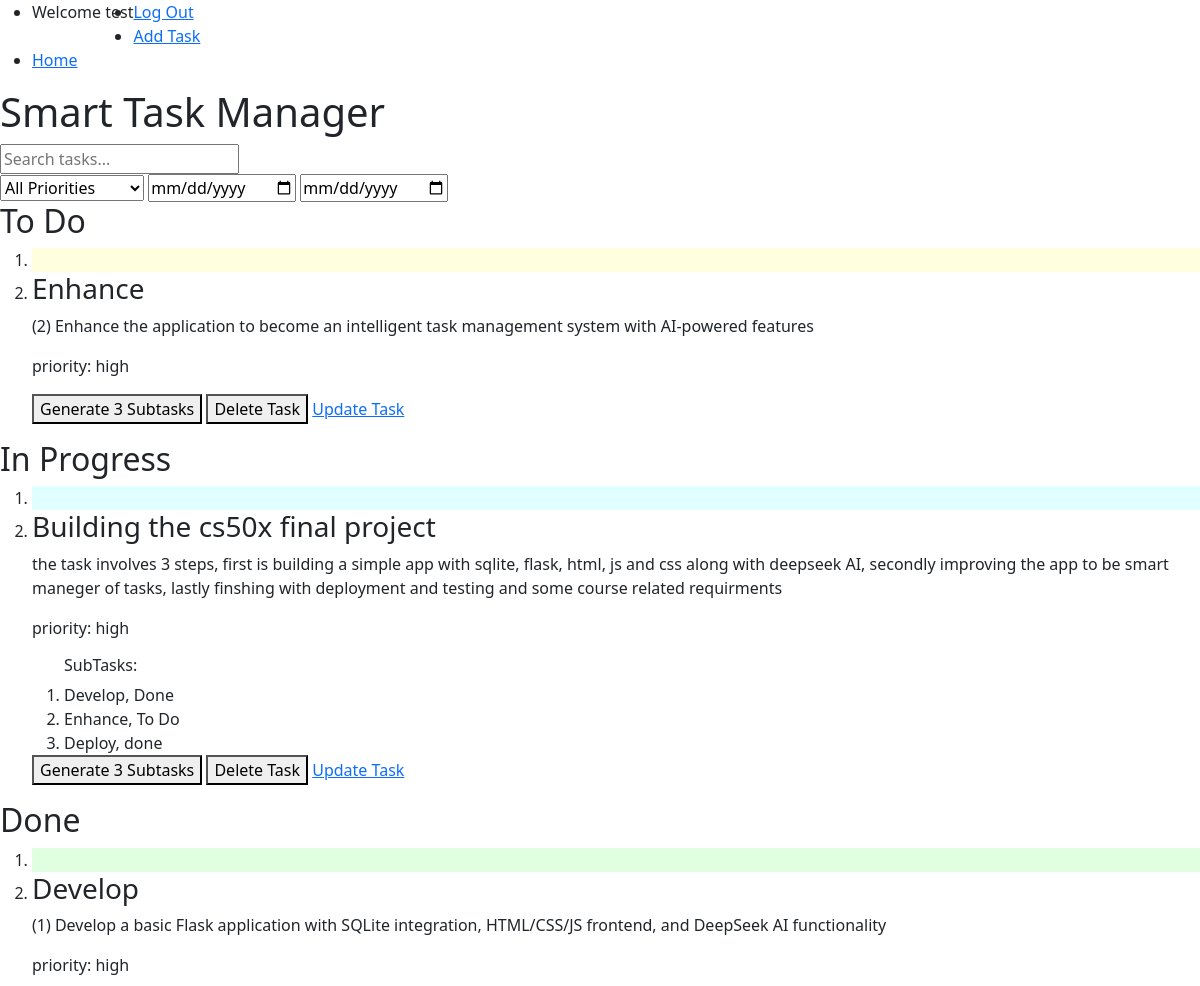
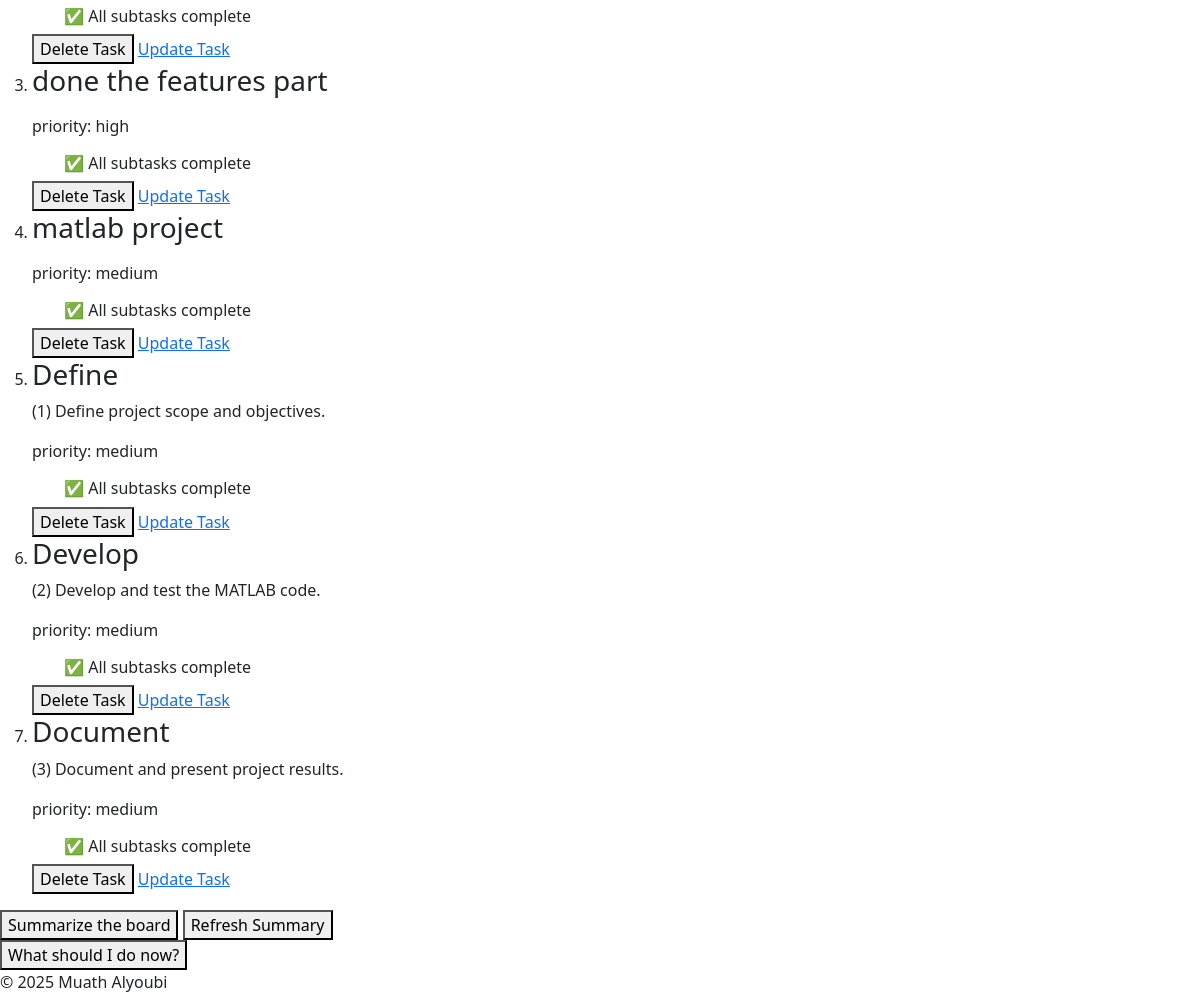
Screenshot of / (signed in) with the database file from the repository (2 pictures, top to bottom).
### tables this page shows
CREATE TABLE tasks(
                id INTEGER PRIMARY KEY AUTOINCREMENT NOT NULL,
                title TEXT NOT NULL,
                user_id INTEGER NOT NULL,
                description TEXT,
                status TEXT NOT NULL DEFAULT 'To Do',
                created_at TIMESTAMP DEFAULT CURRENT_TIMESTAMP, 
                priority TEXT NOT NULL, 
                due_date DATE, parent_id INTEGER DEFAULT NULL,  
                FOREIGN KEY (user_id) REFERENCES users(id) ON DELETE CASCADE
                );

### app.py (the view)
@app.route("/")
@login_required
def index():
    search = request.args.get("search", "").strip()
    priority = request.args.get("priority")
    start = request.args.get("start")
    end = request.args.get("end")
    parameters = [session["user_id"]]
    query = "SELECT * FROM tasks WHERE user_id = ? "
    if search:
        query += "AND (title LIKE ? OR description LIKE ?) "
        like_search = f"%{search}%"
        parameters.extend([like_search, like_search])
    if priority:
        query += "AND priority = ? "
        parameters.append(priority)
    if start and end:
        query += "AND due_date BETWEEN ? AND ? "
        parameters.extend([start, end])
    query += "ORDER BY CASE WHEN due_date IS NULL THEN 1 ELSE 0 END, due_date ASC"
    tasks = execute_filtered_query(query, parameters)
    subtasks = get_subtasks(session["user_id"])
    today, after_tommorow = get_date_deatails()
    return render_template("index.html", tasks=tasks, subtasks=subtasks, today=today, after_tommorow=after_tommorow)

### db.py (called while the page is built)
def get_db():
    if "db" not in g:
        g.db = sqlite3.connect(
            DATABASE,
            detect_types=sqlite3.PARSE_DECLTYPES,
            check_same_thread=False
        )
        g.db.row_factory = sqlite3.Row
    return g.db

def get_subtasks(user_id):
    db = get_db()
    return db.execute(
        "SELECT * FROM tasks WHERE user_id = ? AND parent_id IS NOT NULL ORDER BY parent_id",
        (user_id,)).fetchall()

def execute_filtered_query(query, parameters):
    db = get_db()
    return db.execute(query, parameters).fetchall()

### helpers.py (called while the page is built)
def login_required(f):
    @wraps(f)
    def decorated_function(*args, **kwargs):
        if session.get("user_id") is None:
            return redirect(url_for('login', next=request.url))
        return f(*args, **kwargs)
    return decorated_function

def get_date_deatails():
    today = date.today()
    after_tomorrow = today + timedelta(days=2)
    return today, after_tomorrow

### templates/index.html (shortened to what this page needs)
{% extends "layout.html" %}
{% block body %}
        <header>
            <h1>Smart Task Manager</h1>
        </header>
        <main>
            <input type="text" id ="search" placeholder="Search tasks...">
            <div id="filters">
                <select id="priority-filter">
                    <option value="">All Priorities</option>
                </select>
                <input type="date" id="start-date">
                <input type="date" id="end-date">
            </div>
            <section id="kanban-board">
                {% set column_id = "todo" %}
                {% set column_title = "To Do" %}
                {% set bg_color = "#FFFFE0" %}
                {% include "_column.html" %}
                {% set column_id = "in-progress" %}
                {% set column_title = "In Progress" %}
                {% set bg_color = "#E0FFFF" %}
                {% include "_column.html" %}
                {% set column_id = "done" %}
                {% set column_title = "Done" %}
                {% set bg_color = "#E0FFE0" %}
                {% include "_column.html" %}
            </section>
            <div>
                <button id="summarize" onclick="getSummary()">Summarize the board</button>
                <button id="refresh" onclick="refreshSummary()">Refresh Summary</button>
            </div>
            <button id="next-task-btn" onclick="getNextTask()">What should I do now?</button>
        </main>
{% endblock %}

### templates/_column.html (shortened to what this page needs)
<section id="{{ column_id }}-column">
    <h2 id="{{ column_id }}-heading">{{ column_title }}</h2>
    <ol class="task-list" id="{{ column_title }}">
        <li style="background-color: {{ bg_color }}"></li>
        {% for task in tasks %}
            {% if task.status == column_title %}
                <li id="{{ task.id }}" class="task" draggable="{{ 'true' if task.status != 'Done' else 'false' }}">
                    <h3>{{ task.title }}</h3>
                    <p>{{ task.description }}</p>
                    <p>priority: {{ task.priority }}</p>
                    {% set ns = namespace(printed=false) %}
                    <ol>
                        {% if task.status != 'Done' %}
                            {% for sub in subtasks %}
                                {% if sub.parent_id == task.id %}
                                    {% if not ns.printed %}
                                        <h6>SubTasks:</h6>
                                        {% set ns.printed = true %}
                                    {% endif %}
                                    <li>{{ sub.title }}, {{ sub.status }}</li>
                                {% endif %}
                            {% endfor %}
                        {% else %}
                            <h6>✅ All subtasks complete</h6>
                        {% endif %}
                    </ol>
                    {% if task.status != 'Done' %}
                        <button onclick="generateTask('{{ task.id }}')" id="sub-task">Generate 3 Subtasks</button>
                    {% endif %}
                    <button onclick="deleteTask('{{ task.id }}')" id="delete-task">Delete Task</button>
                    <a href="{{ url_for('editTask', id=task.id) }}" id="update-task">Update Task</a>
                </li>
            {% endif %}
        {% endfor %}
    </ol>
</section>

### rows the page displays
tasks: status "To Do", title "Enhance", description "(2) Enhance the application to become an intelligent task management system with AI-powered features", priority "high"
tasks: status "In Progress", title "Building the cs50x final project", description "the task involves 3 steps, first is building a simple app with sqlite, flask, html, js and css along with deepseek AI, secondly improving the app to be smart maneger of tasks, lastly finshing with deployment and testing and some course related requirments", priority "high"
tasks: shows "SubTasks:", title "Develop", status "Done", description "(1) Develop a basic Flask application with SQLite integration, HTML/CSS/JS frontend, and DeepSeek AI functionality", priority "high", shows "✅ All subtasks complete"
tasks: title "Deploy", status "done"
tasks: title "done the features part", priority "high", status "✅ All subtasks complete"
tasks: title "matlab project", priority "medium", status "✅ All subtasks complete"
tasks: title "Define", description "(1) Define project scope and objectives.", priority "medium", status "✅ All subtasks complete"
tasks: title "Develop", description "(2) Develop and test the MATLAB code.", priority "medium", status "✅ All subtasks complete"
tasks: title "Document", description "(3) Document and present project results.", priority "medium", status "✅ All subtasks complete"

### other values shown
{{ session["username"] }} "test"
{{ column_title }} "Done"
